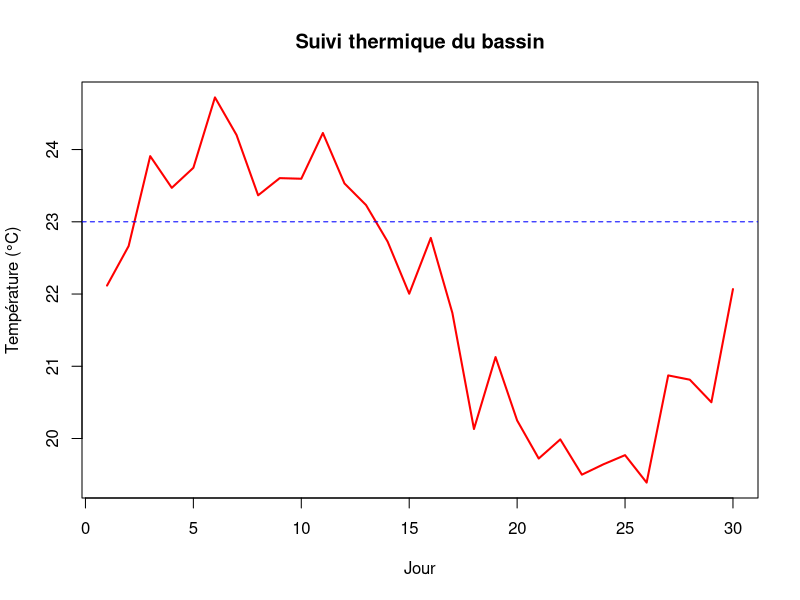
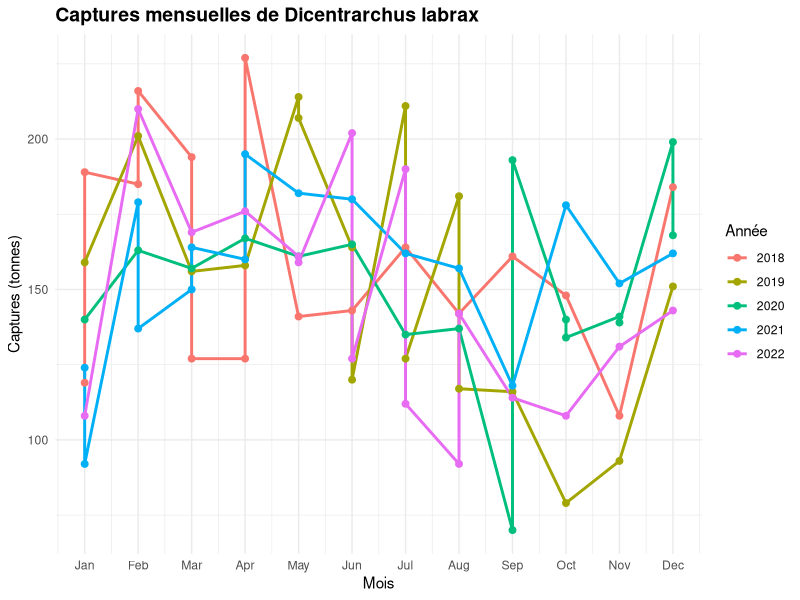
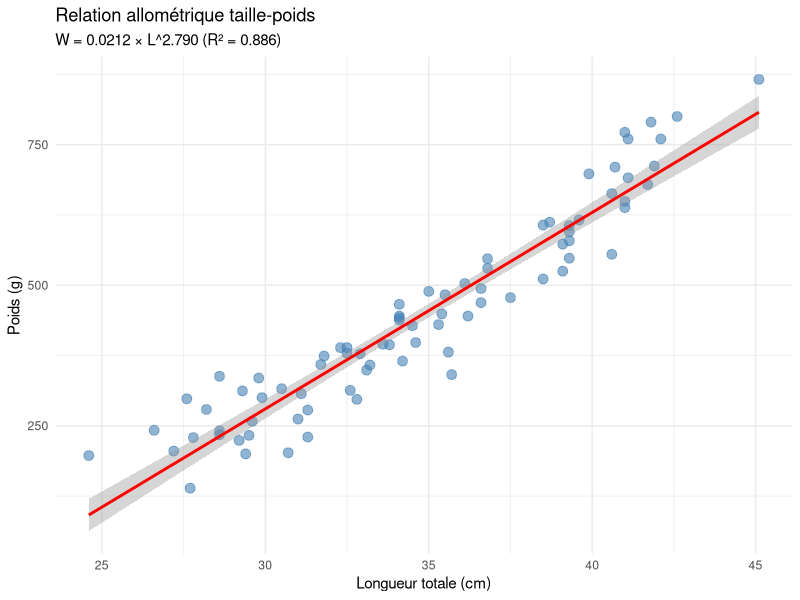

The R script that drew these images, in order:
## ---- chunk 1
knitr::opts_chunk$set(
  echo = TRUE,
  warning = FALSE,
  message = FALSE,
  fig.width = 8,
  fig.height = 6,
  fig.align = "center"
)
## ---- chunk 2
#| echo: false

biomasse_totale <- 2500 * 52.8
cat("Biomasse totale :", round(biomasse_totale/1000, 1), "kg")
## ---- chunk 3
#| label: fig-temperature
#| fig-cap: "Évolution de la température de l'eau"
#| fig-width: 8
#| fig-height: 5
#| echo: false

jours <- 1:30
set.seed(123)
temperature <- 22 + 2 * sin(jours / 5) + rnorm(30, sd = 0.5)

plot(jours, temperature, type = "l", col = "red", lwd = 2,
     xlab = "Jour", ylab = "Température (°C)",
     main = "Suivi thermique du bassin")
abline(h = 23, col = "blue", lty = 2)
## ---- chunk 4
set.seed(456)
n <- 80

# Données de captures
annee <- rep(2018:2022, each = 16)
mois <- rep(1:12, length.out = n)
captures <- round(rnorm(n, mean = 150, sd = 30) + 20 * sin(mois/2), 0)
captures <- pmax(captures, 50)

# Données de longueur
longueurs <- rnorm(80, mean = 35, sd = 5)
poids <- 0.01 * longueurs^3 + rnorm(80, sd = 50)

donnees_captures <- data.frame(
  annee = annee,
  mois = mois,
  captures_tonnes = captures
)

donnees_bio <- data.frame(
  longueur_cm = round(longueurs, 1),
  poids_g = round(pmax(poids, 100), 0)
)
## ---- chunk 5
#| echo: true
#| output: asis

library(dplyr)
library(knitr)

stats <- donnees_captures %>%
  group_by(annee) %>%
  summarise(
    `Captures moyennes (t)` = round(mean(captures_tonnes), 1),
    `Écart-type (t)` = round(sd(captures_tonnes), 1),
    `Min (t)` = min(captures_tonnes),
    `Max (t)` = max(captures_tonnes)
  )

kable(stats, caption = "Statistiques annuelles des captures de bar")
## ---- chunk 6
#| label: fig-captures
#| fig-cap: "Évolution des captures mensuelles de bar européen (2018-2022)"
#| fig-width: 10
#| fig-height: 6
#| warning: false

library(ggplot2)

ggplot(donnees_captures, aes(x = mois, y = captures_tonnes, color = factor(annee))) +
  geom_line(size = 1) +
  geom_point(size = 2) +
  scale_x_continuous(breaks = 1:12, labels = month.abb) +
  labs(
    title = "Captures mensuelles de Dicentrarchus labrax",
    x = "Mois",
    y = "Captures (tonnes)",
    color = "Année"
  ) +
  theme_minimal() +
  theme(
    plot.title = element_text(face = "bold", size = 14),
    legend.position = "right"
  )
## ---- chunk 7
#| label: fig-taille-poids
#| fig-cap: "Relation taille-poids du bar européen"
#| fig-width: 8
#| fig-height: 6

# Régression log-log
modele <- lm(log(poids_g) ~ log(longueur_cm), data = donnees_bio)

# Paramètres
a <- exp(coef(modele)[1])
b <- coef(modele)[2]

ggplot(donnees_bio, aes(x = longueur_cm, y = poids_g)) +
  geom_point(alpha = 0.6, size = 3, color = "steelblue") +
  geom_smooth(method = "lm", formula = y ~ x,
              se = TRUE, color = "red") +
  labs(
    title = "Relation allométrique taille-poids",
    subtitle = sprintf("W = %.4f × L^%.3f (R² = %.3f)",
                      a, b, summary(modele)$r.squared),
    x = "Longueur totale (cm)",
    y = "Poids (g)"
  ) +
  theme_minimal()
## ---- chunk 8
#| eval: !expr params$mode == "detaille"

# Ce code s'exécute uniquement si mode = "detaille"
